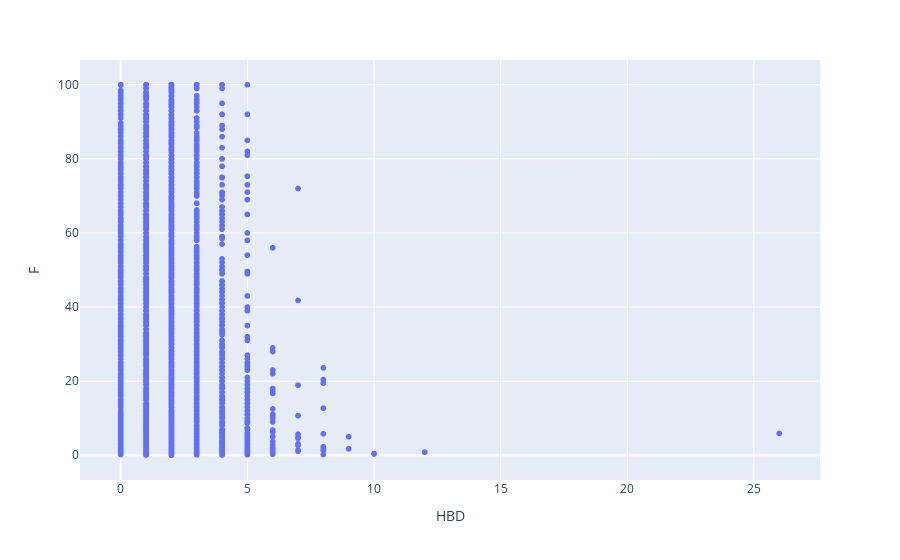

Notebook code cell kept with this figure:
### Code cell
df.sort_values(by=['HBD'])
fig = px.scatter(df, x="HBD", y="F")
fig.show()

### Figure 1 — Plotly figure (JSON) as saved in the notebook; plotly's stock layout.template omitted (floating-point values rounded to 4 significant figures; data arrays with more than 128 entries replaced by an {"elided": "..."} marker saying what was removed)
{"data": [{"hovertemplate": "HBD=%{x}<br>F=%{y}<extra></extra>", "legendgroup": "", "marker": {"color": "#636efa", "symbol": "circle"}, "mode": "markers", "name": "", "showlegend": false, "type": "scattergl", "x": {"elided": "6214 int values"}, "xaxis": "x", "y": {"elided": "6214 float values"}, "yaxis": "y"}], "layout": {"legend": {"tracegroupgap": 0}, "margin": {"t": 60}, "xaxis": {"anchor": "y", "domain": [0, 1], "title": {"text": "HBD"}}, "yaxis": {"anchor": "x", "domain": [0, 1], "title": {"text": "F"}}}}
